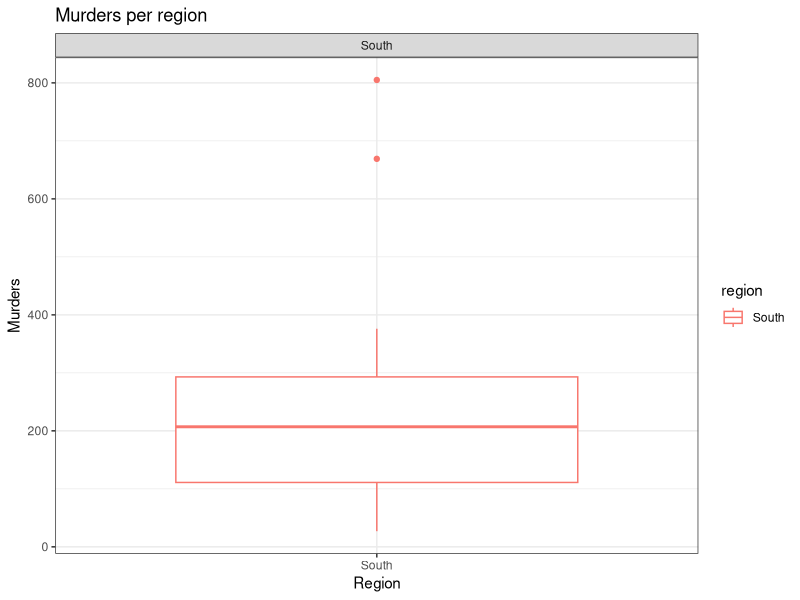
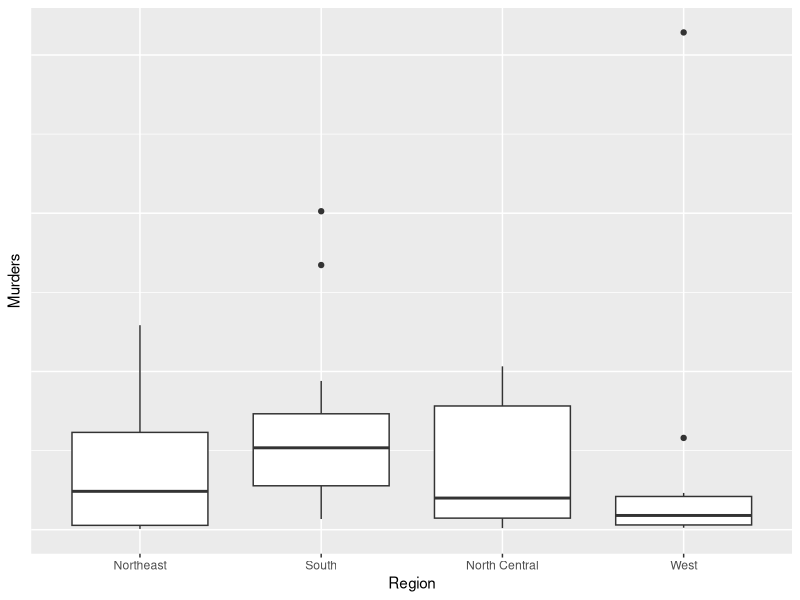
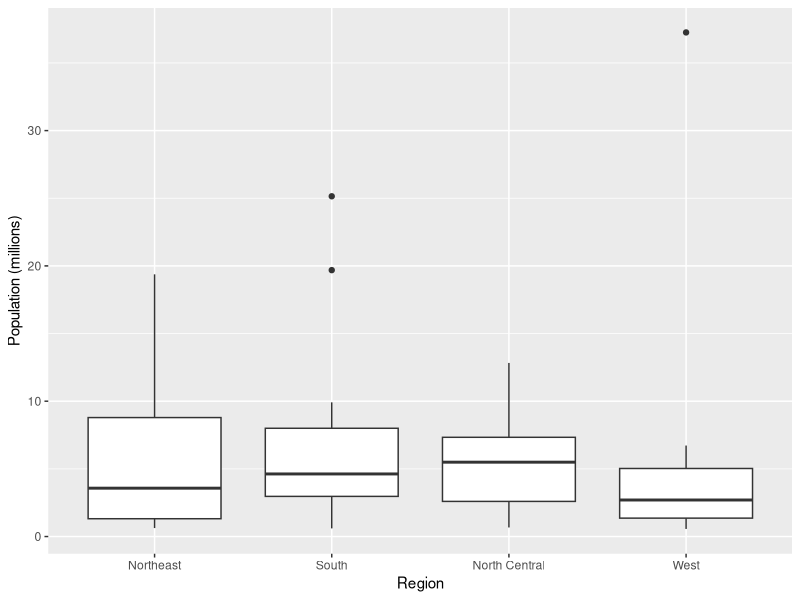

Reproduce these figures in R, in order. (Note: this script raises an error after producing the figures.)
Bod_Data <- BOD

?BOD

#Section 1

#C is True

#Section 2

library(dplyr)
library(dslabs)

data(murders)

glimpse(murders)
head(murders)
tail(murders)
summary(murders)

#The murder dataset shows the amount of gun murders that have occured in each
#state of America. This data has been taken from the FBI reports. Within the 
#dataset each state has been named and their abbreaviations have also been given.
#The states regions are also specified along with the amount of murders that
#have occured and their total populations. 

murders_1 <- murders %>% 
  select(state, population)

murders_1 %>% 
  filter(state != "Florida")

no_south <- murders %>% 
  filter(region != "South")

#There are 34 states within this category 

murders_South_West <- murders %>% 
  select(region, population) %>% 
  filter(region == "South") %>% 
  mutate(Total_pop = sum(population))
#The total population size of the Southern regions is 115674434

murders_South_West <- murders %>% 
  select(region, population) %>% 
  filter(region == "West") %>% 
  mutate(Total_pop = sum(population))
#The total population size of the Southern regions is 71945553

murders_NE <- murders %>% 
  select(region, population) %>%
  filter(region =="Northeast") %>% 
  mutate(Total_pop = sum(population))
          
library(ggplot2)

Murders_plot <- murders %>%
  select(region,total) %>% 
  filter(region == "South") %>% 
  mutate(sum(total))

Murd_Plot <- ggplot(data = Murders_plot, aes(x = region, y = total)) +
  geom_boxplot(aes(colour = region)) +
  facet_wrap(~region) +
  labs(x = "Region", y = "Murders", title = "Murders per region") +
  theme_bw()
Murd_Plot

ggplot(data = murders, aes(x = region, y = total )) +
  geom_boxplot() +
  labs(y = "Murders", x = "Region") +
  theme(axis.text.y = element_blank(),
        axis.ticks.y = element_blank())

ggplot(data = murders, aes(x = region, y = population)) +
  geom_boxplot() +
  labs(y = "Population (millions)", x = "Region")+
  scale_y_continuous(breaks = c(0, 10000000, 20000000, 30000000), labels = c(0, 10, 20, 30))

#see graph for population size comparisons 

murders_3 <-  murders %>% 
  filter(total>20) %>% 
  filter(total<100)
 
murders_slice<- slice(murders, rows = 10, 11, 12, 13, 14, 15, 16, 17, 18, 19, 20, 21, 22, 23, 24, 26)

library(tibble)
murders_tibble <-as_tibble(murders) %>% 
  group_by(region)


#Section 3

library(dplyr)
library(dslabs)
data(heights)

#The heights dataset is a collection of data showing the heights
#of a group of male amd female individuals. this data is tidy 
#is easily understandable. The inidividuals heights are givin in
#inches

glimpse(heights)
head(heights)
tail(heights)
summary(heights)
str(heights)
dim(heights)

heights %>% 
  summarise(Mean = mean(height),
            Standard_Deviation = sd(height),
            med_wt = median(height),
            mean_wt= sum(height)/n(),
            sd_wt = sd(height),
            min_wt = min(height),
            qrt1_wt = quantile(height, p = 0.25),
            med_wt = median(height), 
            min_hei= min(height),
            max_he= max(height))

#Section 4

#Section 5

Seasonal_data <- data.frame(year = c(2015, 2016, 2017, 2018),
                            winter = c(41, 39, 47, 40),
                            spring = c(41, 46, 57, 45),
                            summer = c(75, 52, 85, 66),
                            Autumn = c(57, 66, 52, 56))
library(dplyr)
library(tidyr)
library(tidyverse)

#Hypothesis: 
#I believe the temperatures experienced during the winter and autumn 
#seasons will be the coldest whereas the warmest temperatures will
#be experienced in Spring and summer 

Seasonal_plot <- Seasonal_data %>% 
  gather(Season, Temp, -1)

ggplot(Seasonal_plot, aes(x = Season, y = Temp)) +
  geom_point(aes(group = year, colour = year)) +
  labs(x = "Season", y = "Temperature value",
       title = "Annual temperature fluctuations")

ggplot(Seasonal_plot, aes(x = year, y = Temp)) +
  geom_point(aes(group = Season, colour = Season)) +
  labs(x = "year", y = "Temperature value",
       title = "Annual temperature fluctuations")

#As seen on the two plots, Winter and Autumn were the coldest seasons 
#and summer and spring were, on average, warmer seasons. Summer had the hottest
#temperature and winter had the coldest temperature 

cats_data<- tibble(cats = c("A", "B", "C"),
                   position = c("1-2-3", "3-1-2", "2-3-1"),
                   minutes = c(3, 3, 3),
                   seconds = c(12, 44, 15))
Cats_1<- cats_data %>% 
  separate(position, into = c("First_place","Second_place", "Third_place"),  
                              (sep = "-")) %>% 
  unite(total_time, c("minutes", "seconds"), sep = ",")

#Section 6

data <- mtcars
#reassigning the dataset to "data"
data %>% 
  rownames_to_column("model") %>% 
  filter(cyl == 4) %>%
  #filtering out the values where the "cyl" is equal to zero 
  mutate(hp_per_1000 = hp/wt) %>%
  #creating a new column called hp_per_1000
  select(model,mpg,hp,wt,hp_per_1000) %>%
  #using the select function to isolate the above values
  arrange(desc(hp_per_1000))
#using the arrange function to organize the values in terms of hp_per_1000
  
data %>% 
  group_by(gear, am)
#grouping the data values by "gear' and "am" 


data %>% filter(mpg > 20)
#filtering out the values where "mpg" is greater than 20

data_mpg <- data %>% 
  separate(mpg, c("Miles", "Gallon"), sep= ".")

#unfortunately i am unable to separate any of this data as this data won't 
#work with the separate function, although the dataset below made it easy for me
#utilize the separate function 

data2 <- data.frame(dates = c("Jan/2/2018",
                             "Feb/24/2019",
                             "Jan/14/2015",
                             "Mar/4/2016",
                             "Nov/23/2017",
                             "Jul/1/2016"))
data2 %>% 
  separate(dates, c("Month","Day","Year"), sep="/")
